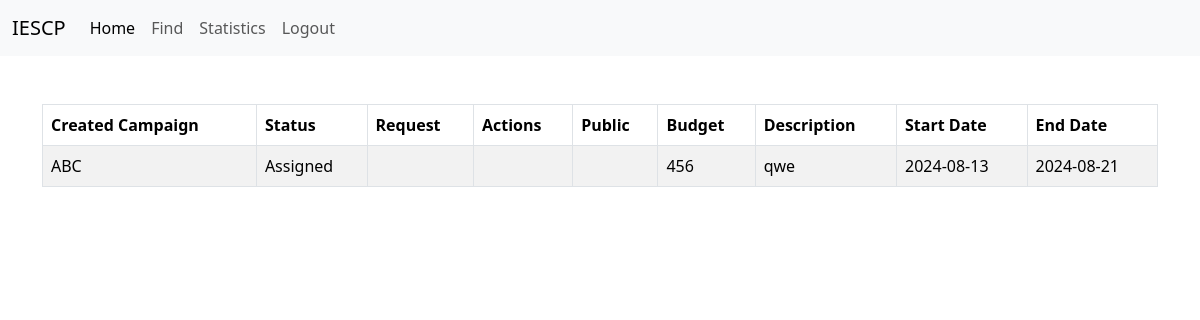
Page /created_campaigns/username=def on the committed database.
### tables this page shows
CREATE TABLE campaigns ( sponsor TEXT, campaignName TEXT, status TEXT, budget TEXT, public TEXT, description TEXT, start_date TEXT, end_date TEXT, PRIMARY KEY (sponsor, campaignName) );

### MAD1_Project/app.py (the view)
@app.route('/created_campaigns/username=<username>', methods=['GET', 'POST'])
def created_campaigns(username):
    campaigns = []
    campaigns_list = select_campaign_sponsor(username)
    for i in campaigns_list:
        temp = dict()
        temp['sponsor'] = i[0]
        temp['campaignName'] = i[1]
        temp['status'] = i[2]
        temp['budget'] = i[3]
        temp['public'] = i[4]
        temp['description'] = i[5]
        temp['start_date'] = i[6]
        temp['end_date'] = i[7]
        campaigns.append(temp)
        temp = dict()
    return render_template('created_campaigns.html', campaigns=campaigns, username = username)

### MAD1_Project/app.py (called while the page is built)
def select_campaign_sponsor(sponsor):
    cursor.execute("SELECT * FROM campaigns WHERE sponsor = ?", (sponsor, ))
    connection.commit()
    return cursor.fetchall()

### MAD1_Project/templates/created_campaigns.html (shortened to what this page needs)
<!DOCTYPE html>
<html lang="en">
<head>
<link href="https://cdn.jsdelivr.net/npm/bootstrap@5.3.3/dist/css/bootstrap.min.css" rel="stylesheet">
  </head>
  <nav class="navbar navbar-expand-lg bg-body-tertiary">
    <div class="container-fluid">
      <a class="navbar-brand" href="#">IESCP</a>
      <div class="collapse navbar-collapse" id="navbarSupportedContent">
        <ul class="navbar-nav me-auto mb-2 mb-lg-0">
          <li class="nav-item">
            <a class="nav-link active" aria-current="page" href="/home_sponsor/sponsor={{username}}" id = "home_sponsor_nav">Home</a>
          </li>
          <li class="nav-item">
            <a class="nav-link" href="/find_sponsor/sponsor={{username}}" id = "find_sponsor_nav">Find</a>
          </li>
          <li class="nav-item">
            <a class="nav-link" href="/statistics_sponsor/sponsor={{username}}" id = "stats_sponsor_nav">Statistics</a>
          </li>
          <li class="nav-item">
            <a class="nav-link" href = "/" id="logout">Logout</a>
          </li>
        </ul>
      </div>
    </div>
  </nav>
  <body>
    <div class="container mt-5">
      <table class="table table-striped table-bordered">
        <thead class="thead-dark">
          <tr>
            <th>Created Campaign</th>
            <th>Status</th>
            <th>Request</th>
            <th>Actions</th>
            <th>Public</th>
            <th>Budget</th>
            <th>Description</th>
            <th>Start Date</th>
            <th>End Date</th>
          </tr>
        </thead>
        <tbody>
          {% for campaign in campaigns %}
          <tr>
            <td>{{ campaign.campaignName }}</td>
            <td>{{ campaign.status }}</td>
            {% if campaign.status == "Not Assigned" %}
            <td>
              <a href="/new_ad_request/campaign={{campaign.campaignName}}" class="btn btn-primary btn-sm">Request Influencer</a>
            </td>
            <td>
              <a href="/edit_campaign/sponsor={{campaign.sponsor}}/campaign={{campaign.campaignName}}" class="btn btn-warning btn-sm">Edit</a>
              <a href="/delete_campaign/sponsor={{campaign.sponsor}}/campaign={{campaign.campaignName}}" class="btn btn-danger btn-sm">Delete</a>
            </td>
            {% else %}
            <td></td>
            <td></td>
            {% endif %}
            <td>{{ campaign.public }}</td>
            <td>{{ campaign.budget }}</td>
            <td>{{ campaign.description }}</td>
            <td>{{ campaign.start_date }}</td>
            <td>{{ campaign.end_date }}</td>
          </tr>
          {% endfor %}
        </tbody>
      </table>
    </div>
  </body>
</html>

### rows in the picture
campaigns: campaignName "ABC", status "Assigned", budget "456", description "qwe", start_date "2024-08-13", end_date "2024-08-21"
